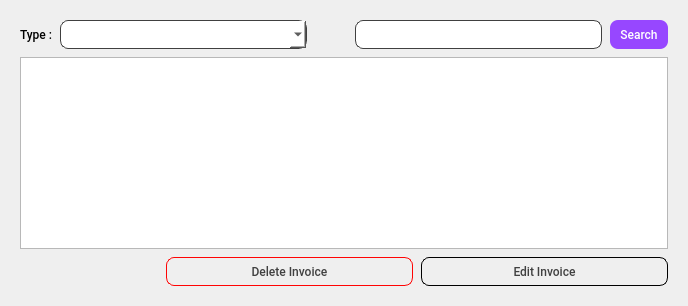
         <widget class="QWidget" name="history_page">
          <layout class="QGridLayout" name="gridLayout_3">
           <property name="leftMargin">
            <number>20</number>
           </property>
           <property name="topMargin">
            <number>20</number>
           </property>
           <property name="rightMargin">
            <number>20</number>
           </property>
           <property name="bottomMargin">
            <number>20</number>
           </property>
           <property name="spacing">
            <number>8</number>
           </property>
           <item row="0" column="0">
            <layout class="QVBoxLayout" name="verticalLayout_10">
             <item>
              <layout class="QHBoxLayout" name="horizontalLayout_16">
               <item>
                <layout class="QHBoxLayout" name="horizontalLayout_14">
                 <item>
                  <widget class="QLabel" name="label_23">
                   <property name="minimumSize">
                    <size>
                     <width>20</width>
                     <height>20</height>
                    </size>
                   </property>
                   <property name="maximumSize">
                    <size>
                     <width>38</width>
                     <height>29</height>
                    </size>
                   </property>
                   <property name="styleSheet">
                    <string notr="true">width: 99px;
height: 10px;
flex-shrink: 0;
color: #000;
font-family: Roboto;
font-size: 12px;
font-style: normal;
font-weight: 500;
line-height: normal;</string>
                   </property>
                   <property name="text">
                    <string>Type :</string>
                   </property>
                  </widget>
                 </item>
                 <item>
                  <widget class="QComboBox" name="historyType_comboBox">
                   <property name="minimumSize">
                    <size>
                     <width>247</width>
                     <height>29</height>
                    </size>
                   </property>
                   <property name="maximumSize">
                    <size>
                     <width>247</width>
                     <height>29</height>
                    </size>
                   </property>
                   <property name="styleSheet">
                    <string notr="true">width: 247px;
height: 29px;
flex-shrink: 0;
border-radius: 8px;
border: 1px solid #404040;
background: #FFF;</string>
                   </property>
                  </widget>
                 </item>
                </layout>
               </item>
               <item>
                <spacer name="horizontalSpacer">
                 <property name="orientation">
                  <enum>Qt::Horizontal</enum>
                 </property>
                 <property name="sizeHint" stdset="0">
                  <size>
                   <width>40</width>
                   <height>20</height>
                  </size>
                 </property>
                </spacer>
               </item>
               <item>
                <layout class="QHBoxLayout" name="horizontalLayout_15">
                 <item>
                  <widget class="QLineEdit" name="historySearch_input">
                   <property name="sizePolicy">
                    <sizepolicy hsizetype="Expanding" vsizetype="Fixed">
                     <horstretch>247</horstretch>
                     <verstretch>29</verstretch>
                    </sizepolicy>
                   </property>
                   <property name="minimumSize">
                    <size>
                     <width>20</width>
                     <height>20</height>
                    </size>
                   </property>
                   <property name="maximumSize">
                    <size>
                     <width>247</width>
                     <height>29</height>
                    </size>
                   </property>
                   <property name="styleSheet">
                    <string notr="true">width: 247px;
height: 29px;
flex-shrink: 0;
border-radius: 8px;
border: 1px solid #404040;
background: #FFF;</string>
                   </property>
                  </widget>
                 </item>
                 <item>
                  <widget class="QPushButton" name="historySearch_Button">
                   <property name="minimumSize">
                    <size>
                     <width>40</width>
                     <height>29</height>
                    </size>
                   </property>
                   <property name="maximumSize">
                    <size>
                     <width>80</width>
                     <height>29</height>
                    </size>
                   </property>
                   <property name="font">
                    <font>
                     <family>Roboto</family>
                     <pointsize>-1</pointsize>
                     <weight>62</weight>
                     <italic>false</italic>
                     <bold>true</bold>
                    </font>
                   </property>
                   <property name="styleSheet">
                    <string notr="true">color: #FFF;
font-family: Roboto;
font-size: 12px;
font-style: normal;
font-weight: 500;
line-height: normal;
border-radius: 8px;
background: #9747FF;
display: flex;
padding: 10px;
justify-content: center;
align-items: center;
gap: 10px;</string>
                   </property>
                   <property name="text">
                    <string>Search</string>
                   </property>
                  </widget>
                 </item>
                </layout>
               </item>
              </layout>
             </item>
             <item>
              <widget class="QTableView" name="history_tableView"/>
             </item>
             <item>
              <layout class="QHBoxLayout" name="horizontalLayout_17">
               <item>
                <spacer name="horizontalSpacer_2">
                 <property name="orientation">
                  <enum>Qt::Horizontal</enum>
                 </property>
                 <property name="sizeHint" stdset="0">
                  <size>
                   <width>40</width>
                   <height>20</height>
                  </size>
                 </property>
                </spacer>
               </item>
               <item>
                <widget class="QPushButton" name="deleteInvoice_button">
                 <property name="minimumSize">
                  <size>
                   <width>247</width>
                   <height>29</height>
                  </size>
                 </property>
                 <property name="maximumSize">
                  <size>
                   <width>247</width>
                   <height>29</height>
                  </size>
                 </property>
                 <property name="font">
                  <font>
                   <family>Roboto</family>
                   <pointsize>-1</pointsize>
                   <weight>62</weight>
                   <italic>false</italic>
                   <bold>true</bold>
                  </font>
                 </property>
                 <property name="styleSheet">
                  <string notr="true">#deleteInvoice_button{
display: flex;
width: 212px;
height: 28px;
justify-content: center;
align-items: center;
gap: 10px;
flex-shrink: 0;
border-radius: 8px;
border: 1px solid #FF0404;
color: #404040;
font-family: Roboto;
font-size: 12px;
font-style: normal;
font-weight: 500;
line-height: normal;
}

#deleteInvoice_button::hover{
background-color: #FF0404;
color: #fff;
}</string>
                 </property>
                 <property name="text">
                  <string>Delete Invoice</string>
                 </property>
                </widget>
               </item>
               <item>
                <widget class="QPushButton" name="editInvoice_button">
                 <property name="minimumSize">
                  <size>
                   <width>247</width>
                   <height>29</height>
                  </size>
                 </property>
                 <property name="maximumSize">
                  <size>
                   <width>247</width>
                   <height>29</height>
                  </size>
                 </property>
                 <property name="font">
                  <font>
                   <family>Roboto</family>
                   <pointsize>-1</pointsize>
                   <weight>62</weight>
                   <italic>false</italic>
                   <bold>true</bold>
                  </font>
                 </property>
                 <property name="styleSheet">
                  <string notr="true">#editInvoice_button{
display: flex;
width: 212px;
height: 28px;
justify-content: center;
align-items: center;
gap: 10px;
flex-shrink: 0;
border-radius: 8px;
border: 1px solid #000;
color: #404040;
font-family: Roboto;
font-size: 12px;
font-style: normal;
font-weight: 500;
line-height: normal;
}

#editInvoice_button::hover{
background-color: #000;
color: #fff;
}</string>
                 </property>
                 <property name="text">
                  <string>Edit Invoice</string>
                 </property>
                </widget>
               </item>
              </layout>
             </item>
            </layout>
           </item>
          </layout>
         </widget>
